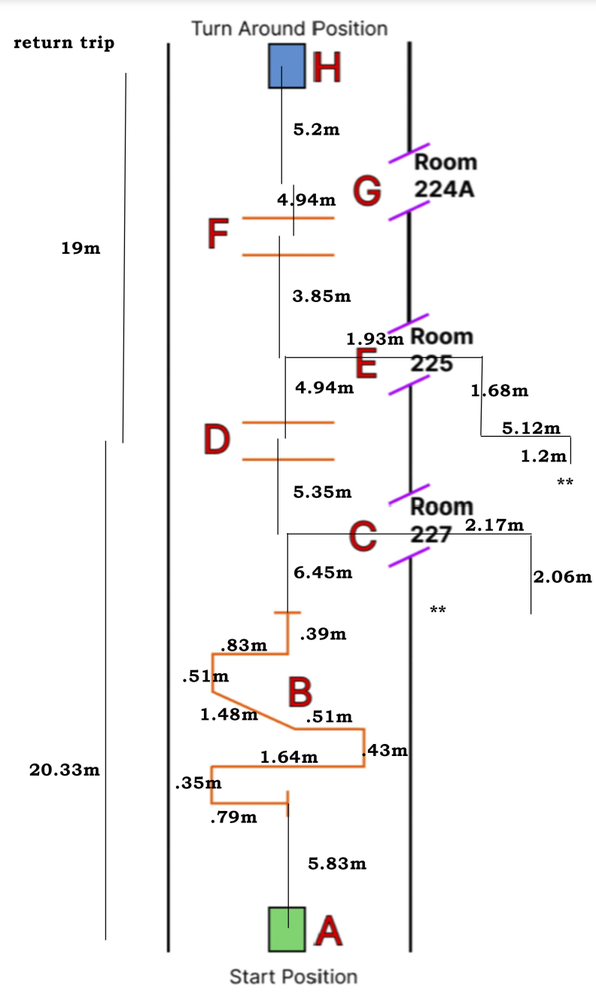
#> input picture Project4-Robot/DavePythonMAP/Husk-ROBOT_Map.png, 596 x 1000 px, shrunk from 792 x 1328 before the run
$ python 'import matffplotlib.py'
#> lines starting #> are read from the running program, lines starting #| are printed output that depends on the picture
import matplotlib.pyplot as plt
import matplotlib.image as mpimg
from matplotlib.widgets import TextBox
import numpy as np
import os

# Change the working directory to the directory where the script is located
os.chdir(os.path.dirname(os.path.abspath(__file__)))

# Function to calculate distance
def calculate_distance(points):
    distances = [np.sqrt((x2 - x1)**2 + (y2 - y1)**2) for (x1, y1), (x2, y2) in zip(points[:-1], points[1:])]
    return distances

# Initialize the plot
img_path = 'Husk-ROBOT_Map.png'  # For example: '/mnt/data/Husk-ROBOT_Map.png'
img = mpimg.imread(img_path)
#> img is the input picture: shape (1000, 596, 4) float32; mean R, G, B, A 0.963, 0.958, 0.958, 1
fig, ax = plt.subplots()
ax.imshow(img, extent=[0, img.shape[1], img.shape[0], 0])
plt.subplots_adjust(bottom=0.2)

# This list will hold the points and measurements
points = []

# Event handler for clicks
def onclick(event):
    # If the click is outside the axes, ignore it
    if event.inaxes != ax:
        return

    # Add the point to the list
    points.append((event.xdata, event.ydata))

    # Plot the point
    ax.plot(event.xdata, event.ydata, 'ro')

    # Draw lines between the points and display the manually inputted measurement
    if len(points) > 1:
        ax.plot(*zip(*points[-2:]), 'r-')
        dist = calculate_distance(points[-2:])
        ax.annotate(f"{dist[0]:.2f}", ((points[-1][0] + points[-2][0]) / 2, (points[-1][1] + points[-2][1]) / 2),
                    textcoords="offset points", xytext=(0,10), ha='center')

    plt.draw()

# TextBox for inputting measurements
def submit(text):
    print(f"Measurement entered: {text}")

axbox = plt.axes([0.1, 0.05, 0.2, 0.075])
text_box = TextBox(axbox, 'Enter measurement: ')
text_box.on_submit(submit)

# Connect the onclick event
fig.canvas.mpl_connect('button_press_event', onclick)

plt.show()
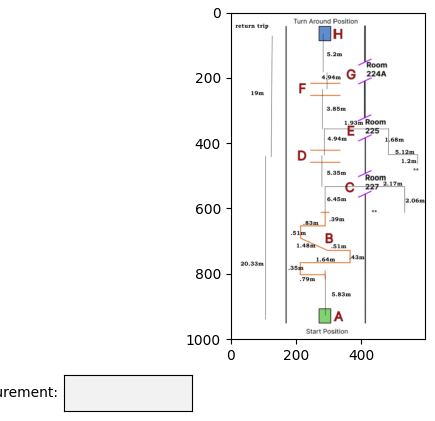
#> figure drawn by matplotlib, 2 panels
